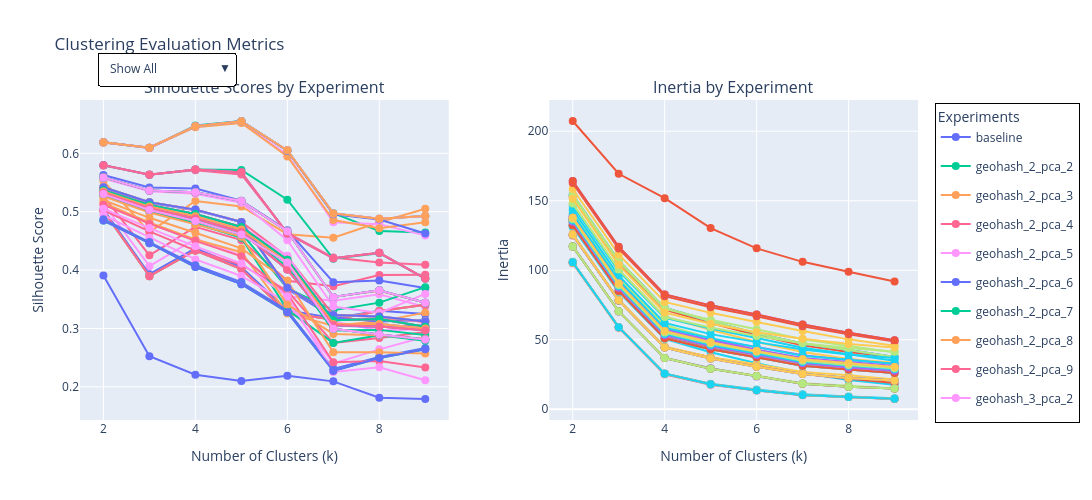

The cell this chart's notebook holds for it:
### Code cell
exp_pivot_df = phase_3_exp.pivot(index='k', columns='experiment', values='silhouette')
exp_pivot_inertia_df = phase_3_exp.pivot(index='k', columns='experiment', values='inertia')

experiments_list = list(exp_pivot_df.columns)

fig = make_subplots(
    rows=1, cols=2,
    subplot_titles=('Silhouette Scores by Experiment', 'Inertia by Experiment'),
    horizontal_spacing=0.12
)

for experiment in experiments_list:
    fig.add_trace(
        go.Scatter(
            x=exp_pivot_df.index,
            y=exp_pivot_df[experiment],
            mode='lines+markers',
            name=experiment,
            legendgroup=experiment,
            visible=True,
            line=dict(width=2),
            marker=dict(size=8),
            hovertemplate=f'<b>{experiment}</b><br>k=%{{x}}<br>Silhouette=%{{y:.3f}}<extra></extra>'
        ),
        row=1, col=1
    )
    
    fig.add_trace(
        go.Scatter(
            x=exp_pivot_inertia_df.index,
            y=exp_pivot_inertia_df[experiment],
            mode='lines+markers',
            name=experiment,
            legendgroup=experiment,
            showlegend=False,
            visible=True,
            line=dict(width=2),
            marker=dict(size=8),
            hovertemplate=f'<b>{experiment}</b><br>k=%{{x}}<br>Inertia=%{{y:.0f}}<extra></extra>'
        ),
        row=1, col=2
    )

fig.update_layout(
    title_text="Clustering Evaluation Metrics",
    height=500,
    width=1200,
    hovermode='closest',
    legend=dict(
        title="Experiments",
        yanchor="top",
        y=0.99,
        xanchor="left",
        x=1.02,
        bgcolor="rgba(255, 255, 255, 0.8)",
        bordercolor="black",
        borderwidth=1
    )
)

fig.update_xaxes(title_text="Number of Clusters (k)", row=1, col=1)
fig.update_xaxes(title_text="Number of Clusters (k)", row=1, col=2)
fig.update_yaxes(title_text="Silhouette Score", row=1, col=1)
fig.update_yaxes(title_text="Inertia", row=1, col=2)

dropdown_buttons = []
for experiment in experiments_list:
    visibility = []
    for exp in experiments_list:
        visibility.append(exp == experiment)
    visibility = visibility + visibility
    
    dropdown_buttons.append(
        dict(
            label=experiment,
            method="update",
            args=[{"visible": visibility}]
        )
    )

# Add "Show All" button
all_visible = [True] * (len(experiments_list) * 2)
dropdown_buttons.insert(0, dict(
    label="Show All",
    method="update",
    args=[{"visible": all_visible}]
))

fig.update_layout(
    updatemenus=[
        dict(
            buttons=dropdown_buttons,
            direction="down",
            showactive=True,
            x=0.02,
            y=1.15,
            xanchor="left",
            yanchor="top",
            bgcolor="white",
            bordercolor="black",
            borderwidth=1,
            font=dict(size=12)
        )
    ]
)

fig.show()
